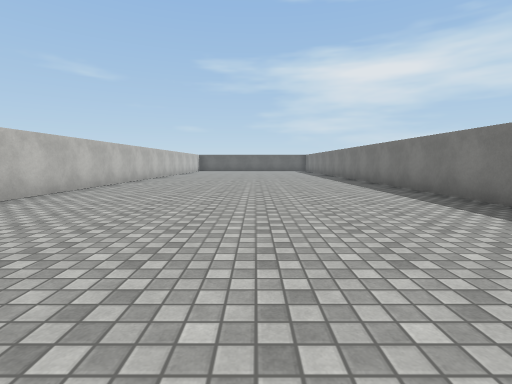
View 1 (above)

24 first-person views from a walk through a Unity game level. The camera is 1.2 m above the floor, tilts 6° down and sees 85° across. The floor is counted in squares, 2 m on a side. Each view is taken from the middle of a square. On the plan, view 1 faces up. The plan holds only what a view shows up to about 9 squares ahead; the rest is blank. The place goes on beyond the plan. The player character is not drawn. Surface patterns are stand-ins for the level's own textures.

View 2
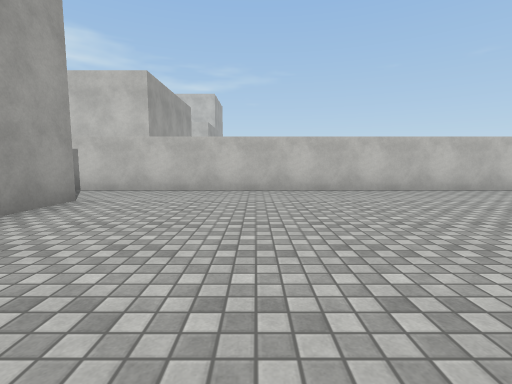

View 3
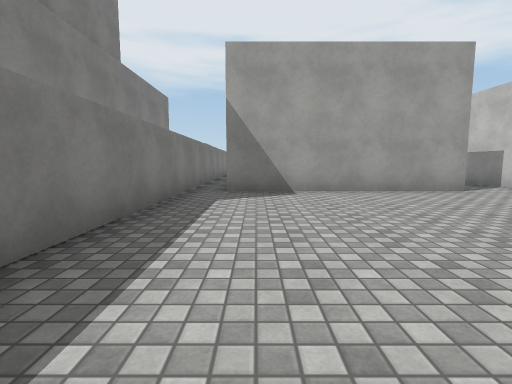

View 4
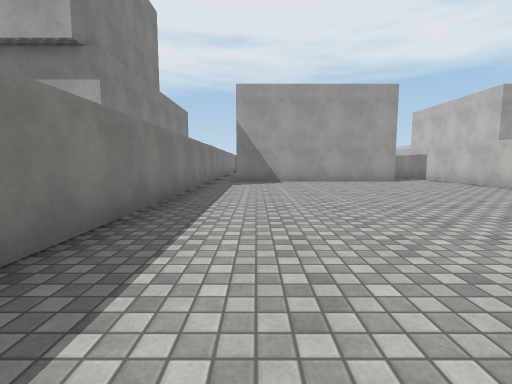

View 5
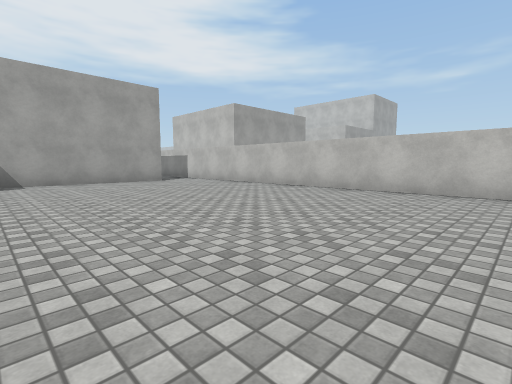

View 6
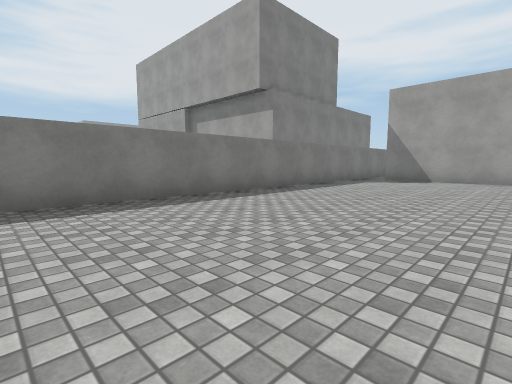

View 7
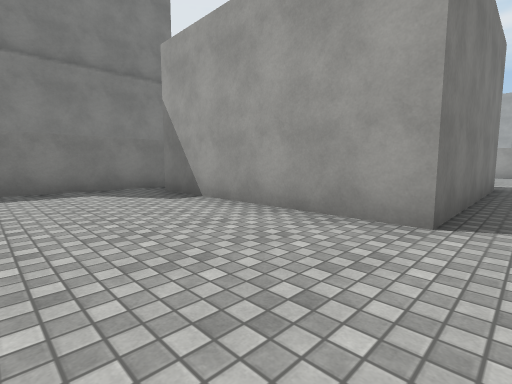

View 8
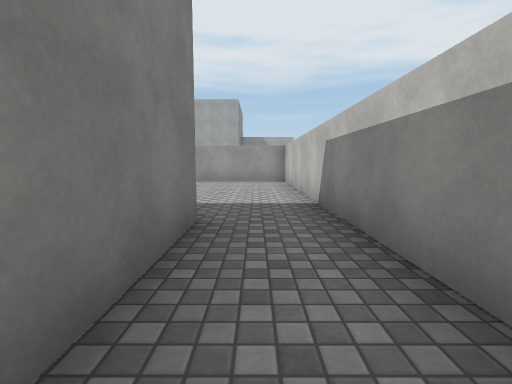

View 9
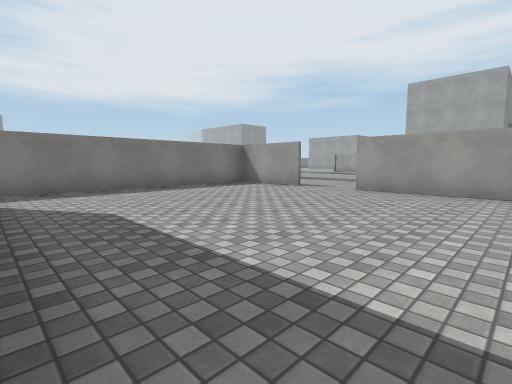

View 10
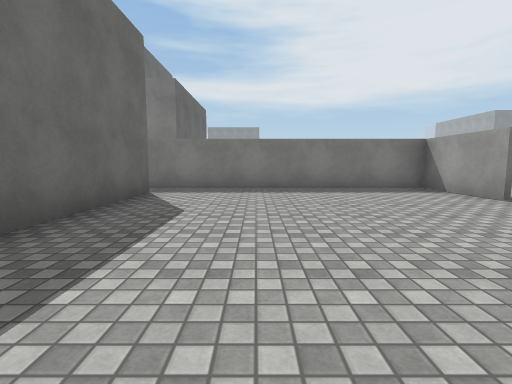

View 11
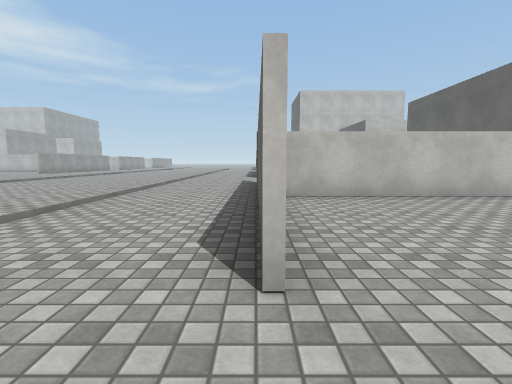

View 12
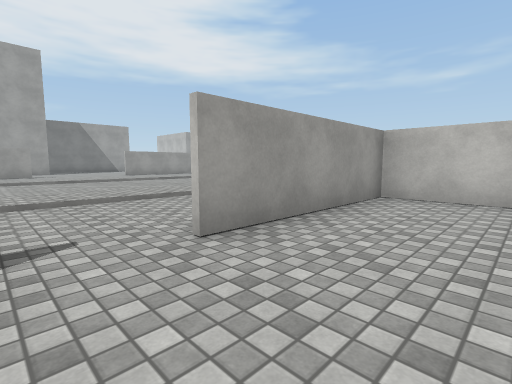

View 13
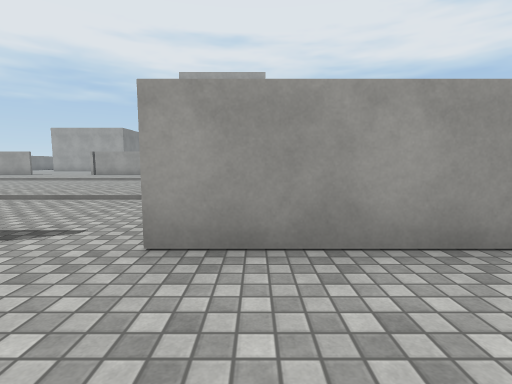

View 14
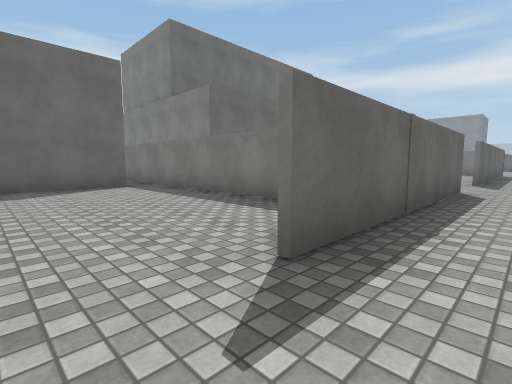

View 15
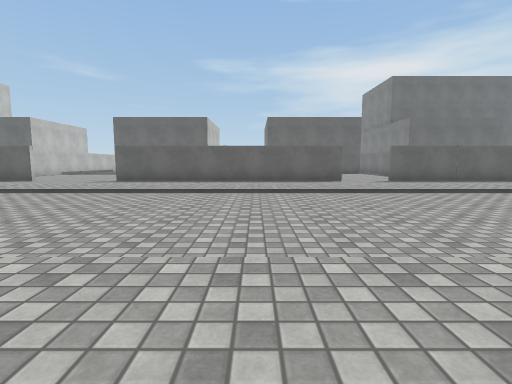

View 16
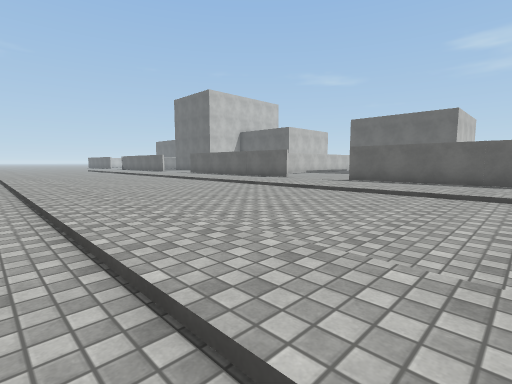

View 17
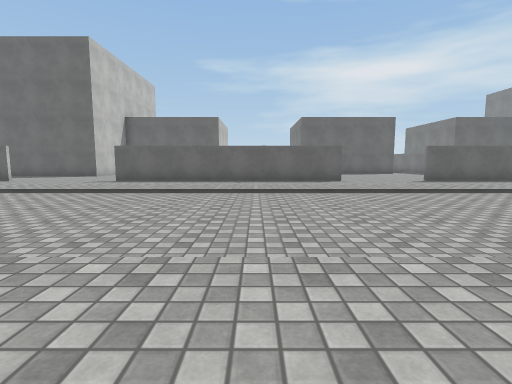

View 18
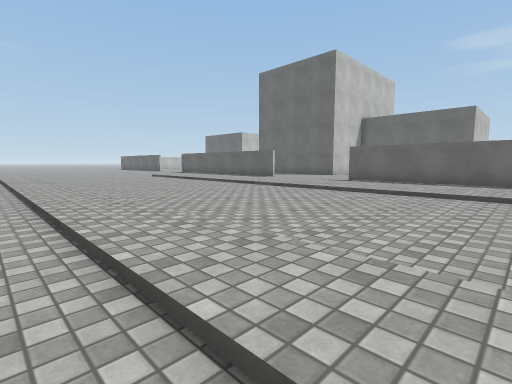

View 19
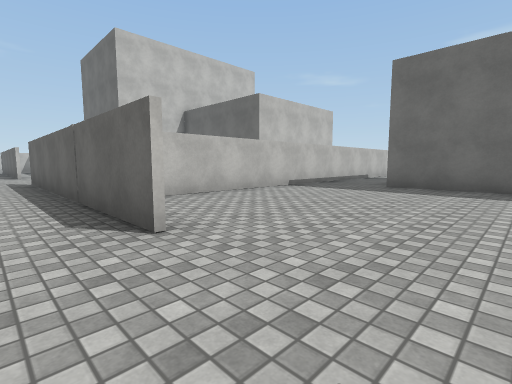

View 20
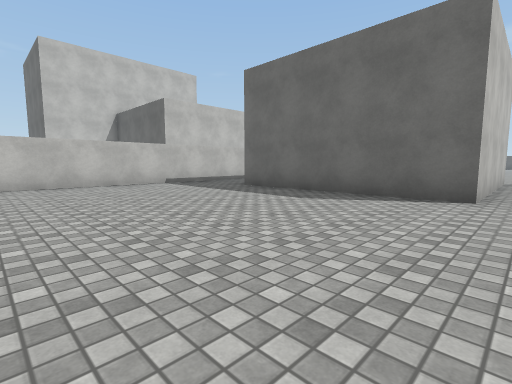

View 21
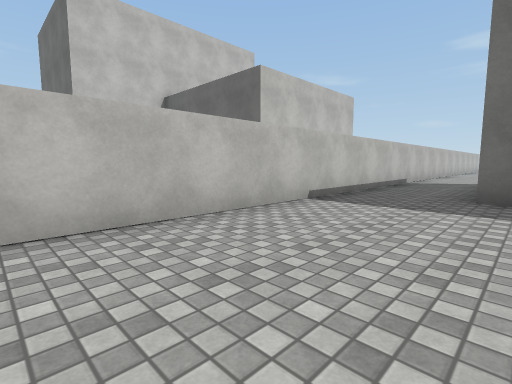

View 22
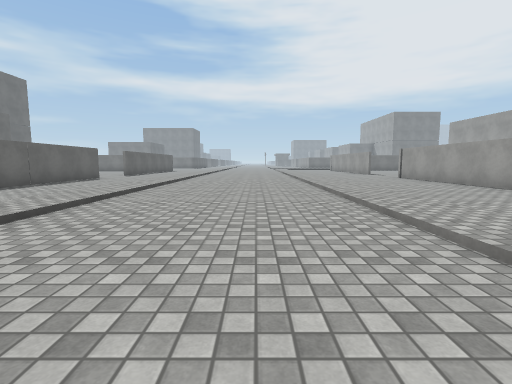

View 23
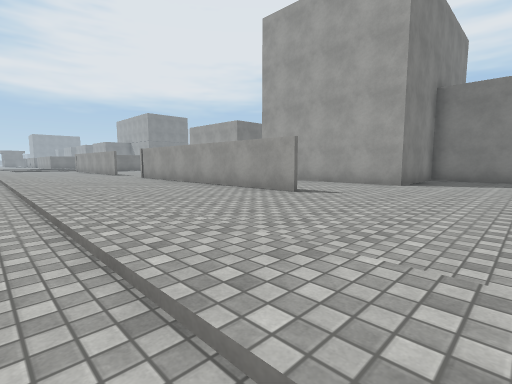

View 24
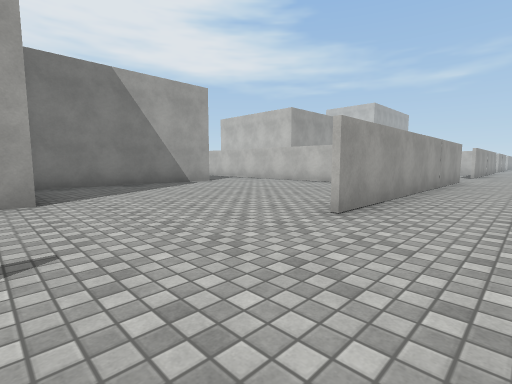

### Floor plan
Points are (right, up) in squares from view 1. A wall is a line through its corners. A room is listed if a view was taken in it or the views show most of it. See-through windows are left out.
Room 1 (views 1, 2, 3, 4, 5, 6, 7)
walls: (-3.9, 8.5) (-3.9, -1.5); (-2.4, -1.9) (2.6, -1.9); (3.4, -4.4) (3.4, 8.5)
ways out: opening at (-3, -2) to room 2
Room 2 (views 8, 9, 10, 12, 13)
walls: (-2.4, -6.9) (-2.4, -1.9); (2.6, -6.9) (-0.8, -6.9); (1.2, -12.9) (3.4, -12.9) (3.4, -4.4); (-3.9, -1.5) (-3.9, -12.9) (-0.1, -12.9)
ways out: opening at (-3, -2) to room 1; opening at (0.5, -13) to room 3
Room 3 (views 11, 14, 15, 16, 17, 18, 19, 20, 21, 22, 23, 24)
walls: (-10.1, -13) (-17.6, -13); (-11.2, -24.6) (-3.9, -24.6); (-0.1, -13) (-7.6, -13); (-0.6, -24.6) (5.1, -24.6); (-8.7, -27.4) (-8.7, -28.1); (-6.1, -30.7) (-1.9, -30.7); (-1.5, -30.4) (-1.5, -27.8) (1, -27.8); (6.5, -13) (1.2, -13); (-5.6, -1.9) (-5.6, -6.9) (-10.6, -6.9); (-12.7, -1.9) (-12.7, -13)
ways out: opening at (0.5, -13) to room 2; opening at (-11.5, -1.5)

Positions as (right, up) in squares from view 1, and headings:
1: (0, 0), facing up
2: (2, 1), facing left
3: (2, 4), facing down
4: (2, 7), facing down
5: (2, 7), facing down-left
6: (-1, 8), facing down-right
7: (-3, 1), facing down-right
8: (-3, -4), facing down
9: (-3, -7), facing down-right
10: (-3, -9), facing right
11: (1, -13), facing left
12: (1, -11), facing down-left
13: (-1, -11), facing down
14: (0, -14), facing up-right
15: (-3, -22), facing up
16: (-3, -22), facing up-left
17: (-13, -22), facing up
18: (-13, -22), facing up-left
19: (-8, -14), facing up-left
20: (-5, -12), facing up-left
21: (-10, -12), facing up-left
22: (-4, -19), facing right
23: (-4, -20), facing down-right
24: (-1, -23), facing down-left
